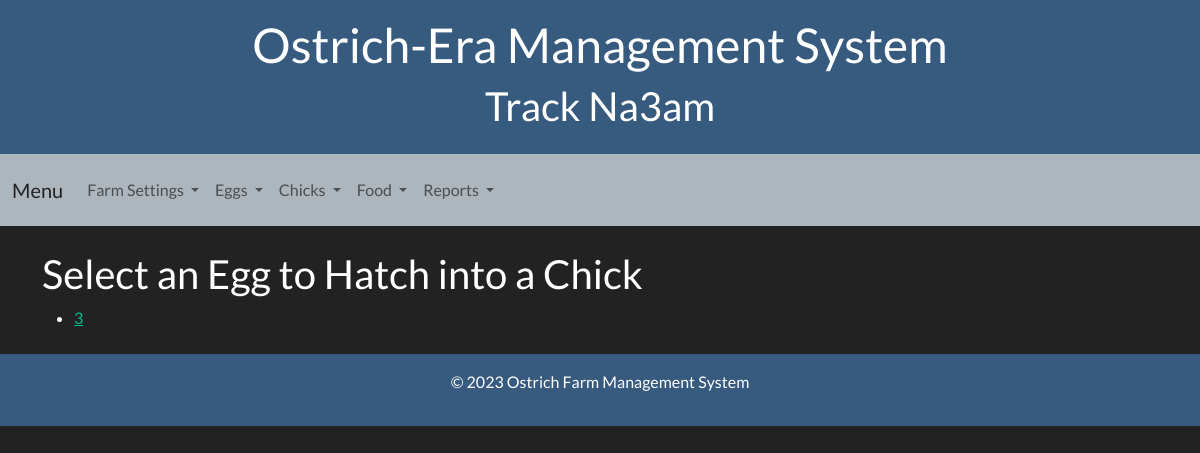
The app's page /select-egg-for-chick/, older data.
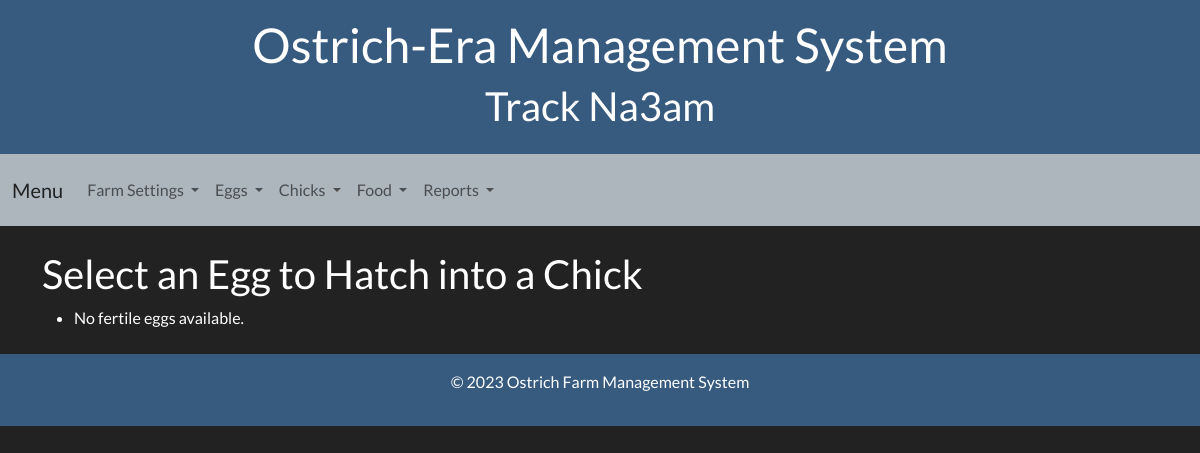
The same page, newer data.
### ostrich/models.py (models this page shows, shortened)
class Egg(models.Model):
    egg_code = models.CharField(max_length=50, unique=True)
    lay_date_time = models.DateTimeField(default=timezone.now)
    mother = models.ForeignKey('Ostrich', on_delete=models.PROTECT, related_name='eggs_laid', null=True, blank=True)
    father = models.ForeignKey('Ostrich', on_delete=models.PROTECT, related_name='eggs_fathered', null=True, blank=True)
    fertile = models.CharField(
        max_length=20,
        default='Waiting First Check',
        choices=[
            ('Waiting First Check', 'Waiting First Check'),
            ('Fertile', 'Fertile'),
            ('Not Fertile', 'Not Fertile')
        ]
    )
    weight = models.DecimalField(max_digits=5, decimal_places=2, null=True, blank=True)
    batch = models.ForeignKey('Batch', on_delete=models.SET_NULL, null=True, blank=True, related_name='eggs')

### ostrich/views.py (the view)
# urls.py: path('select-egg-for-chick/', views.select_egg_for_chick, name='select_egg_for_chick'),
def select_egg_for_chick(request):
    fertile_eggs = Egg.objects.filter(fertile='Fertile')
    return render(request, 'chicks/select_egg_for_chick.html', {'fertile_eggs': fertile_eggs})

### templates/chicks/select_egg_for_chick.html
{% extends 'base.html' %}
{% block content %}
<h2>Select an Egg to Hatch into a Chick</h2>
<ul>
    {% for egg in fertile_eggs %}
    <li>
        <a href="{% url 'add_chick_from_egg' egg_id=egg.id %}">{{ egg.egg_code }}</a>
    </li>
    {% empty %}
    <li>No fertile eggs available.</li>
    {% endfor %}
</ul>
{% endblock %}

Row changes from the older to the newer data that the page shows:
no longer on this page (row edited): Egg: egg_code "3"
Text that changed along with them:
text now shown: "No fertile eggs available."
